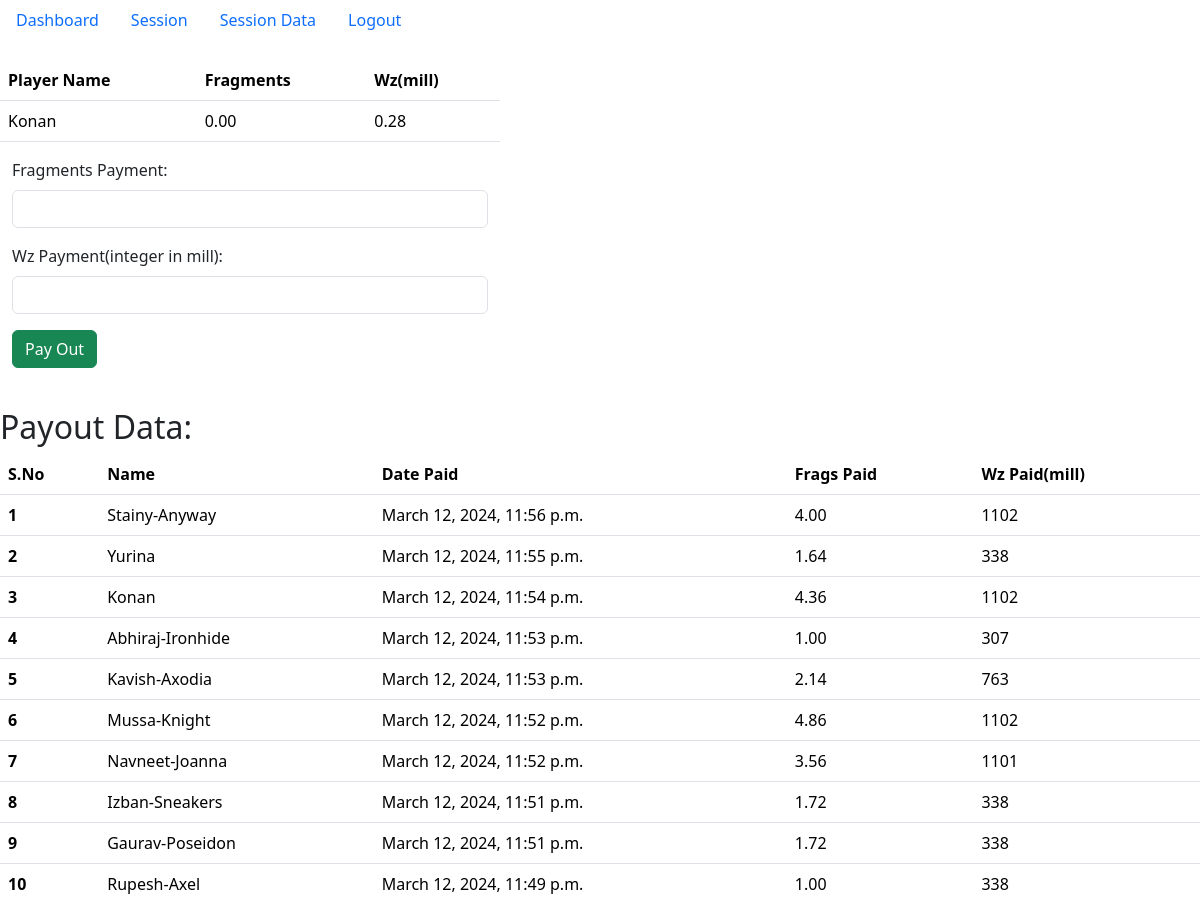
Page /update/163/ (signed in, upper part) on the earlier database version.
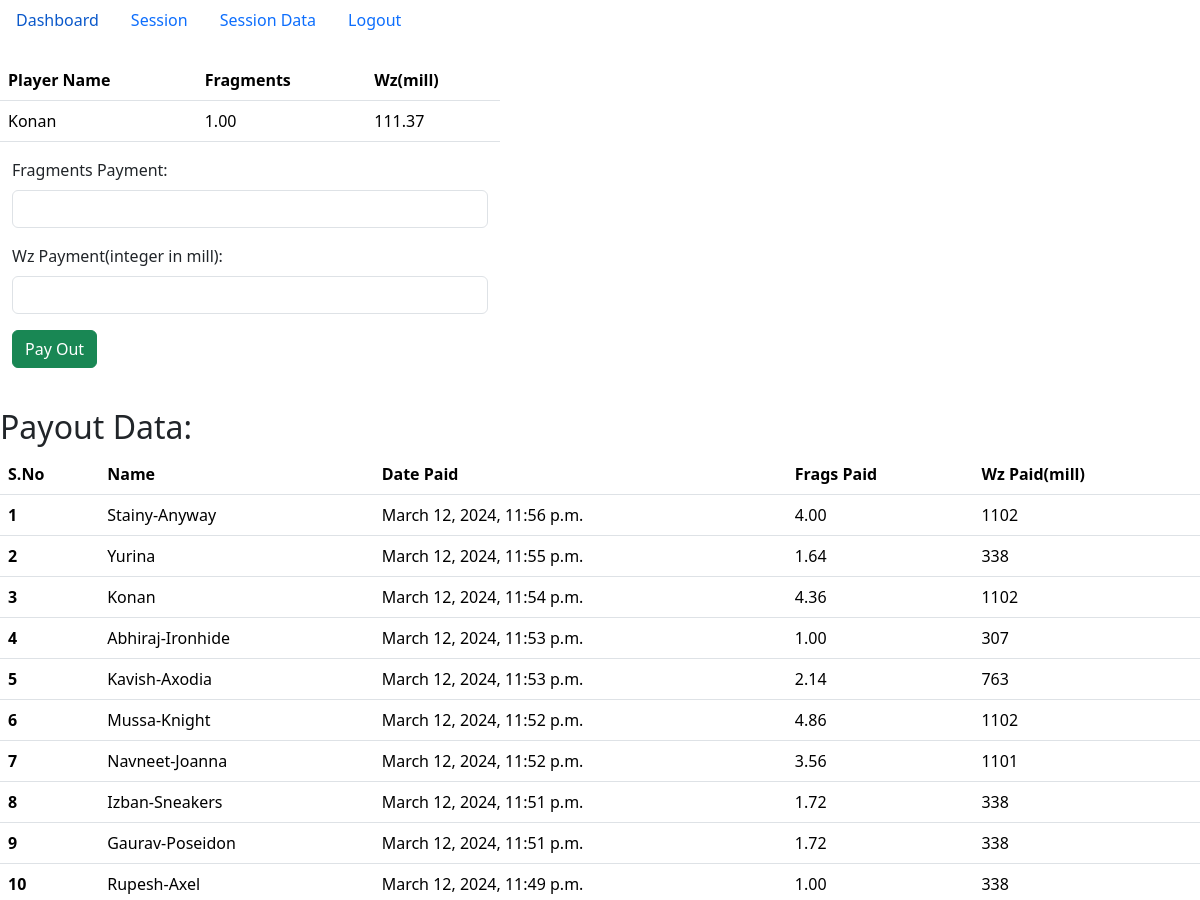
Same page on the later database version.
### fragments/models.py (models this page shows, shortened)
class players(models.Model):
    name = models.CharField(max_length=255,unique=True)
    fragNo = models.DecimalField(max_digits=10, decimal_places=2, validators=[MinValueValidator(0)])
    wz = models.DecimalField(max_digits=10, decimal_places=2, validators=[MinValueValidator(0)])

### fragments/views.py (the view, shortened to what this page needs)
# urls.py: path('update/<int:id>/', views.updateData, name='update'),
@csrf_exempt
@login_required(login_url='loginpage')
def updateData(request,id):
    playerData = players.objects.get(id=id)
    payoutD=payoutData.objects.all().order_by('-id')[:40]
    return render(request, 'fragments/update.html', {"pd":playerData, "payd": payoutD})

### fragments/templates/fragments/update.html (shortened to what this page needs)
{% extends 'fragments/base.html' %}
{% block body %}
<div class="info" style="width: 500px; margin-top: 20px;">
  <table class="table">
    <thead>
      <tr>
        <th scope="col">Player Name</th>
        <th scope="col">Fragments</th>
        <th scope="col">Wz(mill)</th>
      </tr>
    </thead>
    <tbody>
      <tr>
        <td>{{ pd.name }}</td>
        <td>{{ pd.fragNo }}</td>
        <td>{{ pd.wz }}</td>
      </tr>
    </tbody>
  </table>
  <div class="container">
    <form action="{% url 'update' pd.id %}" method="POST">
      <div class="mb-3">
        <label for="titleOfTask" class="form-label">Fragments Payment:</label>
        <input type="number" class="form-control" id="titleOfTask" name="fpay" min="0" step="0.01" max="{{ pd.fragNo }}" required>
      </div>
      <div class="mb-3">
        <label for="WorkDescription" class="form-label">Wz Payment(integer in mill):</label>
        <input type="number" class="form-control" id="WorkDescription" name="wzpay" min="0" max="{{ pd.wz }}" required>
      </div>
      <button type="submit" class="btn btn-success">Pay Out</button>
    </form>
  </div>
</div>
<div class="tab" style="margin-top: 40px;">
<table class="table">
    <h2>Payout Data:</h2>
    {% if payd|length == 0 %}
    <div class="alert alert-secondary" role="alert">
      No records found!
    </div>
    {% else %}
    <thead>
      <tr>
        <th scope="col">S.No</th>
        <th scope="col">Name</th>
        <th scope="col">Date Paid</th>
        <th scope="col">Frags Paid</th>
        <th scope="col">Wz Paid(mill)</th>
      </tr>
    </thead>
    <tbody>
      {% for d in payd %}
      <tr>
        <th scope="row">{{ forloop.counter }}</th>
        <td>{{ d.name }}</td>
        <td>{{ d.current_datetime_ist }}</td>
        <td>{{ d.fragsPaid }}</td>
        <td>{{ d.wzPaid }}</td>
      </tr>
      {% endfor %}
    </tbody>
    {% endif %}
  </table>
</div>
{% endblock body %}

Differences in the rows shown:
changed players "Konan": fragNo "0.00" → "1.00"; wz "0.28" → "111.37"
